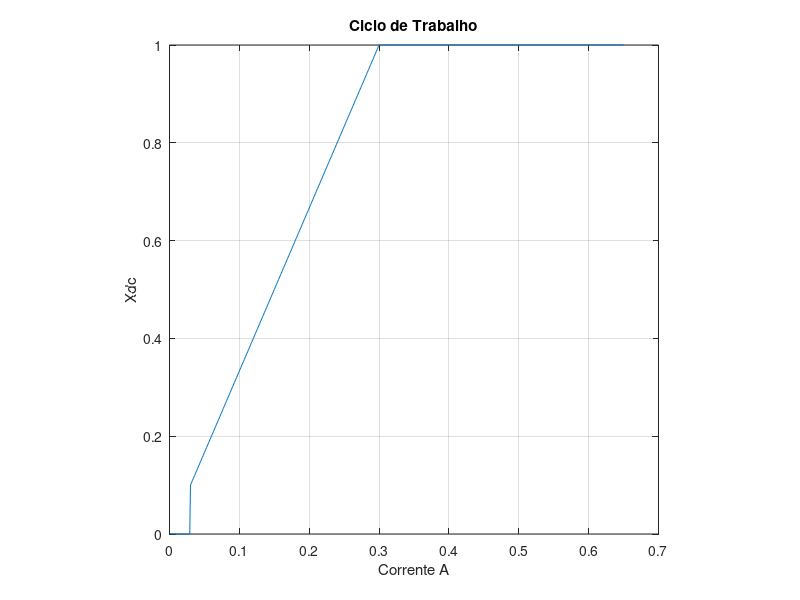
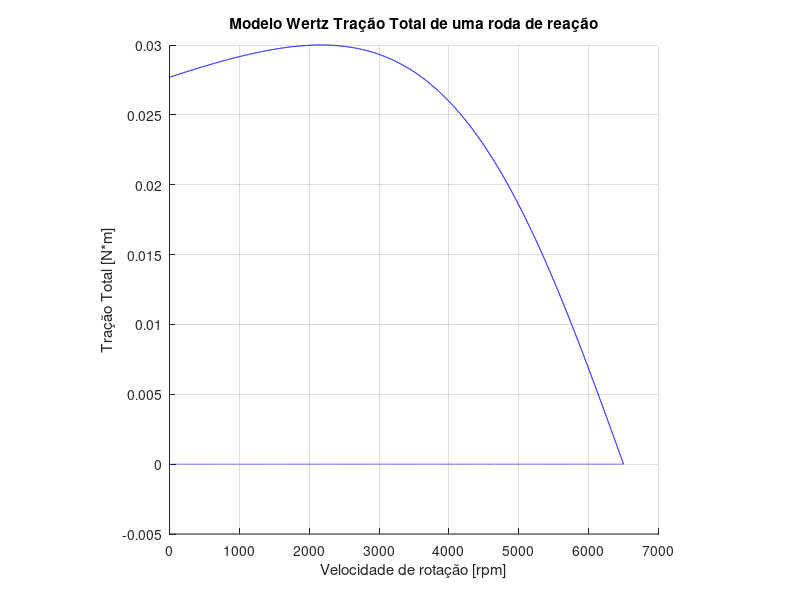
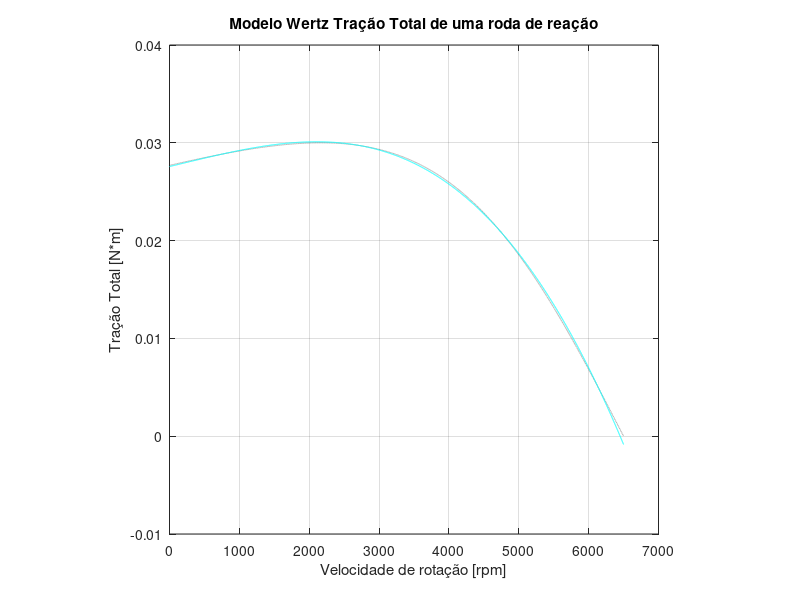

The MATLAB script that drew these images, in order: (Note: this script raises an error after producing the figures.)
%====================%
% Inicialização %
%====================%
clear all; close all; format longEng; clc
%====================%
% Definindo funções %
%====================%
%{Amperagem minima fornecida 0mA
%corrente Ociosa, minima de funcionamento sem rotação 9 mA
%correnteRotacaoMinima -> Amperagem para rotação de 1000 RPM 30 mA
%correntePicoReduzido -> Pico com corrente reduzida 300 mA
%correntePicoReal -> Pico real 650 mA
%A = Ao:1*10^-3:correntePicoReal; Vetor de correntes
%O ciclo de atuação ocorre com a mudança de corrente pois a tensão de
%trabalho é entre 4.75 a 5.25 V, valor normal de funcionamento de 5V
%}
function [fracaoDeTrabalho] = cicloDeTrabalho(correnteMinima,correnteOciosa,correnteRotacaoMinima,correntePicoReduzido,correntePicoReal)
  picoDeTrabalho = 1;
  contador=1;
  for corrente = correnteMinima:1*10^-3:correntePicoReal;
    if  corrente <= correnteOciosa && corrente >= correnteMinima
      fracaoDeTrabalho(contador) = 0;
    endif
    if  corrente <= correntePicoReduzido && corrente >= correnteRotacaoMinima
      cicloTrabalhoMinimo = 0.1;
      coeficienteAngular = (picoDeTrabalho-cicloTrabalhoMinimo)/(correntePicoReduzido-correnteRotacaoMinima);
      coeficienteLinear = picoDeTrabalho -(correntePicoReduzido*(coeficienteAngular));
      fracaoDeTrabalho(contador) = (coeficienteAngular).*corrente+(coeficienteLinear);
    endif
    if  corrente >= correntePicoReduzido
      fracaoDeTrabalho(contador) = 1;
    endif
    contador = contador+1;
  endfor
endfunction
%{
Modelo para Roda de Reação pelo WERTZ por Gabriel Alves Silva
m -> massa
R-> raio
I -> momento de inercia
rpm -> rotações por minuto
rotacoesPorMinutoRodaDeReacaoMaxima -> maior rotação atinginda pelo motor
N -> Torque Líquido
torqueEletromagnetico -> Torque eletromagnético
torqueAtritoRolamento -> Torque de atrito de rolamento
magnitudeMaximaTorqueEletromagnatico -> Magnitude Máxima
smax -> Velocidade de Sincronização
rpm -> Velocidade em RPM
coeficienteCoulomb -> Coeficiente de Coulomb
f -> Coeficiente de atrito viscoso
melhorTorqueEletromagneticoParaRazaoVelocidadeAtualEVelocidadeMaxima = r quando torqueEletromagnetico max
A->corrente
s=h/I h-> momento necessário.
%}
function torqueAplicadoPorVelocidadeRotacaoRodaDeReacao(coeficienteCoulomb,rotacoesPorMinutoRodaDeReacao,coeficienteAtritoViscoso,rotacoesPorMinutoRodaDeReacaoMaxima,magnitudeMaximaTorqueEletromagnatico,melhorTorqueEletromagneticoParaRazaoVelocidadeAtualEVelocidadeMaxima,tensao,fracaoDeTrabalhoAtual)
  razaoDiferencaVelocidadeAtualVelocidadeMaximaPorVelocidadeMaxima = 1 - rotacoesPorMinutoRodaDeReacao/rotacoesPorMinutoRodaDeReacaoMaxima;
  torqueAtritoRolamento = coeficienteCoulomb*sign(rotacoesPorMinutoRodaDeReacao)*coeficienteAtritoViscoso.*rotacoesPorMinutoRodaDeReacao;
  torqueEletromagnetico = 2.*magnitudeMaximaTorqueEletromagnatico.*melhorTorqueEletromagneticoParaRazaoVelocidadeAtualEVelocidadeMaxima.*razaoDiferencaVelocidadeAtualVelocidadeMaximaPorVelocidadeMaxima.*((melhorTorqueEletromagneticoParaRazaoVelocidadeAtualEVelocidadeMaxima.^2)+(razaoDiferencaVelocidadeAtualVelocidadeMaximaPorVelocidadeMaxima.^2)).^-1;
  torqueAplicado = sign(tensao).*fracaoDeTrabalhoAtual.*torqueEletromagnetico - torqueAtritoRolamento;
  figure
  hold on
  plot (rotacoesPorMinutoRodaDeReacao,torqueAplicado,'b')
  plot (rotacoesPorMinutoRodaDeReacao,torqueEletromagnetico,':b')
  plot (rotacoesPorMinutoRodaDeReacao,torqueAtritoRolamento,'--b')
  grid
  title('Modelo Wertz Tração Total de uma roda de reação')
  xlabel('Velocidade de rotação [rpm]')
  ylabel('Tração Total [N*m]')
  axis square
  hold off
endfunction
function [vetorTorqueAplicadoPolinomio] = polinomioTorqueAplicadoPorVelocidadeRotacaoRodaDeReacao(coeficienteCoulomb,rotacoesPorMinutoRodaDeReacao,coeficienteAtritoViscoso,rotacoesPorMinutoRodaDeReacaoMaxima,magnitudeMaximaTorqueEletromagnatico,melhorTorqueEletromagneticoParaRazaoVelocidadeAtualEVelocidadeMaxima,tensao,fracaoDeTrabalhoAtual)
  torqueAtritoRolamento = coeficienteCoulomb*coeficienteAtritoViscoso.*rotacoesPorMinutoRodaDeReacao;
  razaoDiferencaVelocidadeAtualVelocidadeMaximaPorVelocidadeMaxima = 1 - rotacoesPorMinutoRodaDeReacao/rotacoesPorMinutoRodaDeReacaoMaxima;
  torqueEletromagnetico = 2.*magnitudeMaximaTorqueEletromagnatico.*melhorTorqueEletromagneticoParaRazaoVelocidadeAtualEVelocidadeMaxima.*razaoDiferencaVelocidadeAtualVelocidadeMaximaPorVelocidadeMaxima.*((melhorTorqueEletromagneticoParaRazaoVelocidadeAtualEVelocidadeMaxima.^2)+(razaoDiferencaVelocidadeAtualVelocidadeMaximaPorVelocidadeMaxima.^2)).^-1;
  torqueAplicado = torqueEletromagnetico - torqueAtritoRolamento;
  polinomio = polyfit(rotacoesPorMinutoRodaDeReacao,torqueAplicado,3);
  vetorTorqueAplicadoPolinomio = polyval(polinomio,rotacoesPorMinutoRodaDeReacao);
endfunction
function [plantaSimbolica] = LaplaceSym(rotacoesPorMinutoRodaDeReacao,torqueAplicado)
  polinomio = polyfit(rotacoesPorMinutoRodaDeReacao,torqueAplicado,3);
  syms vetorTorqueAplicadoPolinomio rotacoesPorMinutoRodaDeReacao rotacaoRodaReacao
  vetorTorqueAplicadoPolinomio = poly2sym(polinomio,rotacoesPorMinutoRodaDeReacao);
  variavel = [rotacoesPorMinutoRodaDeReacao];
  plantaSimbolica = laplace(vetorTorqueAplicadoPolinomio,variavel,rotacaoRodaReacao);
endfunction
function TunningPID(numeradorPlantaAberta,denominadorPlantaAberta)
  t = 0:0.01:20;
  S = tf({[1,0]},{[0 1]});
  planta = tf(numeradorPlantaAberta,denominadorPlantaAberta); %malha aberta
  GF = (planta/(1+planta));
  %===========================Desenvolvimento Controlador====================
  i=1;
  for T = 15.5:0.1:16;
    for L = 0.1:0.1:1;
      Kp = 1.2*T/L;
      Ti = 2*L;
      Td = 0.5*L;
      Gc = tf([Kp*Ti*Td Kp*Ti Kp],[0 Td 0]); % controlador
      GC = Gc*planta/(1 + Gc*planta); % Função de transferência em malha fechada
      y = step(GC,t);
      m = max(y);
      if abs(m-1) <= 0.1
        TL(i,1) = T;
        TL(i,2) = L;
        TL(i,3) = Kp;
        TL(i,4) = Ti;
        TL(i,5) = Td;
        TL;
        i=i+1;
      endif
    endfor
  endfor
  %===========================Resposta ao degrau unitário====================
  figure
  step(GF,t,'b');
  grid on
  hold on
  step((GC),t,'r');
  title('Resposta ao degrau unitária do sistema compensado')
  xlabel('t (s)')
  ylabel('Entrada e saída degrau unitária')
  text(10.8,8,'Sistema compensado')
  hold off
  %===========================Resposta à rampa unitária======================
  figure
  plot(t,t,'--k')
  grid on
  hold on
  GFramp = step((GF/S),t);
  plot(t,GFramp,'b')
  GCramp = step((GC/S),t);
  plot(t,GCramp,'r')
  title('Resposta a rampa unitária do sistema compensado')
  xlabel('t (s)')
  ylabel('Entrada e saída em rampa unitária')
  text(10.8,8,'Sistema compensado')
  hold off
  %===========================Diagrama de BODE===============================
  figure
  bode(GF,'b',GC,'r')
  hold on
  grid on
  title('Diagrama de Bode')
  text(10.8,8,'Sistema compensado')
  hold off
endfunction
% Ciclo de Trabalho %
correnteMinima = 0;
correnteOciosa = 9 * 10^-3;
correnteRotacaoMinima = 30 * 10^-3;
correntePicoReduzido = 300 * 10^-3;
correntePicoReal = 650 * 10^-3;
corrente = correnteMinima:1*10^-3:correntePicoReal;
figure
fracaoDeTrabalho = cicloDeTrabalho(correnteMinima,correnteOciosa,correnteRotacaoMinima,correntePicoReduzido,correntePicoReal);
plot (corrente,fracaoDeTrabalho)
axis square
grid
title('Ciclo de Trabalho')
xlabel('Corrente A')
ylabel('Xdc')
% Modelo WERTZ Analítico %
massa = 0.137; % kg
raioRodaDeReacao = 43.5*10^-3; % m
momentoInerciaEixoAxial = (massa*raioRodaDeReacao^2)/2; % kg*m^2
rotacoesPorMinutoRodaDeReacao = 0:1:6500; %RPM;
rotacoesPorMinutoRodaDeReacaoMaxima = 6500; %RPM;
coeficienteCoulomb = 7.06*10^-4; %N*m
coeficienteAtritoViscoso = 0.00000455/9.54929; %N*m/RPM
magnitudeMaximaTorqueEletromagnatico = 0.03; %N*m
melhorTorqueEletromagneticoParaRazaoVelocidadeAtualEVelocidadeMaxima = 1-(rotacoesPorMinutoRodaDeReacaoMaxima/3)/rotacoesPorMinutoRodaDeReacaoMaxima; %
tensao = 5; % Retirado da datasheet
correnteAtual = 650 * 10^-3; %%% relacao torque corrente %%
localizaIndice = find(corrente == correnteAtual);
fracaoDeTrabalhoAtual = fracaoDeTrabalho(localizaIndice);
torqueAplicadoPorVelocidadeRotacaoRodaDeReacao(coeficienteCoulomb,rotacoesPorMinutoRodaDeReacao,coeficienteAtritoViscoso,rotacoesPorMinutoRodaDeReacaoMaxima,magnitudeMaximaTorqueEletromagnatico,melhorTorqueEletromagneticoParaRazaoVelocidadeAtualEVelocidadeMaxima,tensao,fracaoDeTrabalhoAtual)
% Modelo WERTZ Numérico %
torqueAtritoRolamento = coeficienteCoulomb*coeficienteAtritoViscoso.*rotacoesPorMinutoRodaDeReacao;
razaoDiferencaVelocidadeAtualVelocidadeMaximaPorVelocidadeMaxima = 1 - rotacoesPorMinutoRodaDeReacao/rotacoesPorMinutoRodaDeReacaoMaxima;
torqueEletromagnetico = 2.*magnitudeMaximaTorqueEletromagnatico.*melhorTorqueEletromagneticoParaRazaoVelocidadeAtualEVelocidadeMaxima.*razaoDiferencaVelocidadeAtualVelocidadeMaximaPorVelocidadeMaxima.*((melhorTorqueEletromagneticoParaRazaoVelocidadeAtualEVelocidadeMaxima.^2)+(razaoDiferencaVelocidadeAtualVelocidadeMaximaPorVelocidadeMaxima.^2)).^-1;
torqueAplicado = torqueEletromagnetico - torqueAtritoRolamento;
vetorTorqueAplicadoPolinomio = polinomioTorqueAplicadoPorVelocidadeRotacaoRodaDeReacao(coeficienteCoulomb,rotacoesPorMinutoRodaDeReacao,coeficienteAtritoViscoso,rotacoesPorMinutoRodaDeReacaoMaxima,magnitudeMaximaTorqueEletromagnatico,melhorTorqueEletromagneticoParaRazaoVelocidadeAtualEVelocidadeMaxima,tensao,fracaoDeTrabalhoAtual); % Aproximei a curva para um polinomio de grau 3
figure
plot (rotacoesPorMinutoRodaDeReacao,torqueAplicado,':k')
hold on
plot (rotacoesPorMinutoRodaDeReacao,vetorTorqueAplicadoPolinomio,'c')
grid
title('Modelo Wertz Tração Total de uma roda de reação')
xlabel('Velocidade de rotação [rpm]')
ylabel('Tração Total [N*m]')
axis square
hold off
% Laplace Simbolico %
plantaSimbolica = LaplaceSym(rotacoesPorMinutoRodaDeReacao,torqueAplicado);
[numeradorSimbolico, denominadorSimbolico] = numden(plantaSimbolica);
numeradorPlantaAberta = sym2poly(numeradorSimbolico);
denominadorPlantaAberta = sym2poly(denominadorSimbolico);
% Desenvolvimento Controlador %
sys = tf (numeradorPlantaAberta, denominadorPlantaAberta);
TunningPID(numeradorPlantaAberta,denominadorPlantaAberta);


